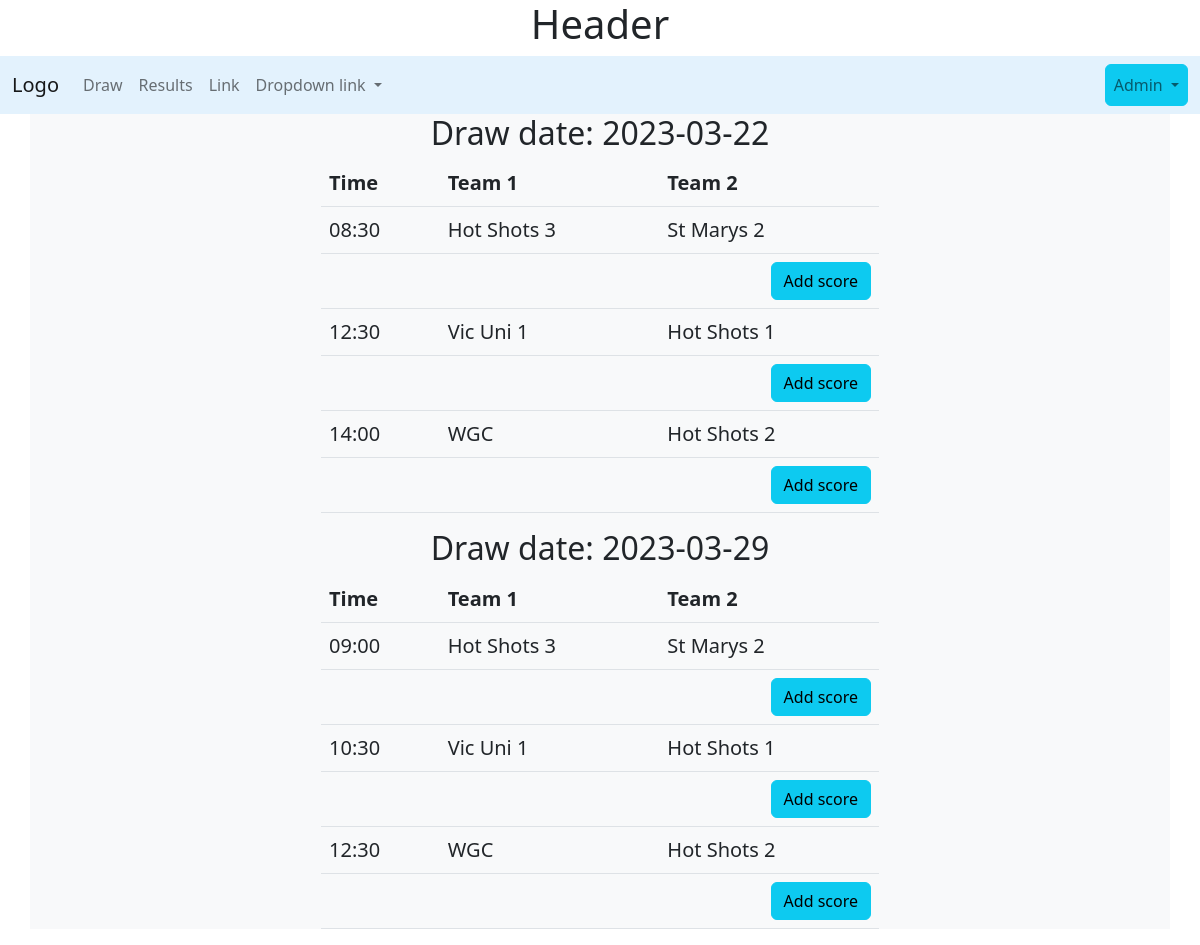
The page / on the database its author committed.
### tables this page shows
CREATE TABLE game(
    game_id integer primary key autoincrement ,
    game_date datetime not null unique ,
    team_1 text not null,
    score_1 integer not null,
    team_2 text not null,
    score_2 integer not null
);

### server.py (the view)
@app.route('/')
def index():
    sql = """select game_id, strftime('%Y-%m-%d ', game_date) as "Date", strftime('%H:%M', game_date) as "Time", team_1, team_2 from game"""
    draw = run_search_query_tuples(sql,(),db_path, True)
    return render_template("netball.html", games=draw)

### db_functions.py (called while the page is built)
def run_search_query_tuples(sql_query,values_tuple, file_path, rowfactory=False):
    result = None
    try:
        db = sqlite3.connect(file_path)
        if rowfactory:
            db.row_factory = sqlite3.Row
        cursor = db.cursor()
        cursor.execute(sql_query,values_tuple)
        result = cursor.fetchall()
        cursor.close()
    except sqlite3.Error as error:
        print("Error running search query tuples: {}".format(error))
        return None
    db.close()
    if result is None:
        print("No search values were found")
    return result

### templates/netball.html (shortened to what this page needs)
{% extends "layout.html" %}
{% block content %}
<div class="container bg-light">
{% set ns=namespace(drawdate = "") %}
{% for row in games %}
    {% if loop.index0 == 0 %}
        {% set ns.drawdate=row['Date'] %}
        <h2 class="text-center"> Draw date: {{ns.drawdate}}</h2>
        <table class="table w-50 mx-auto">
        <thead>
        <tr><th>Time</th><th>Team 1</th><th>Team 2</th></tr>
        </thead>
    {% endif %}
    {% if ns.drawdate != row['Date'] %}
        {% set ns.drawdate=row['Date'] %}
        </table>
        <h2 class="text-center">Draw date: {{ns.drawdate}}</h2>
        <table class="table w-50 mx-auto">
        <thead>
        <tr><th>Time</th><th>Team 1</th><th>Team 2</th></tr>
        </thead>
    {% endif %}
    <tr><td>{{ row['Time'] }}</td><td> {{ row['team_1'] }}</td><td>{{ row['team_2'] }}</td></tr>
     <tr><td colspan="4" class="text-end">
         <a class="btn btn-info" href="{{ url_for('addscore' , id=row['game_id'] ) }}" role="button">
         Add score</a> </td> </tr>
{% endfor %}
</table>
    </div>
{% endblock %}

### templates/netball.html (style rules this page uses)
.table { font-size: 1.25em; }

### rows shown on the page
game: drawdate "2023-03-22", Time "08:30", team_1 "Hot Shots 3", team_2 "St Marys 2"
game: Time "12:30", team_1 "Vic Uni 1", team_2 "Hot Shots 1"
game: Time "14:00", team_1 "WGC", team_2 "Hot Shots 2"
game: drawdate "2023-03-29", Time "09:00", team_1 "Hot Shots 3", team_2 "St Marys 2"
game: Time "10:30", team_1 "Vic Uni 1", team_2 "Hot Shots 1"
game: Time "12:30", team_1 "WGC", team_2 "Hot Shots 2"
